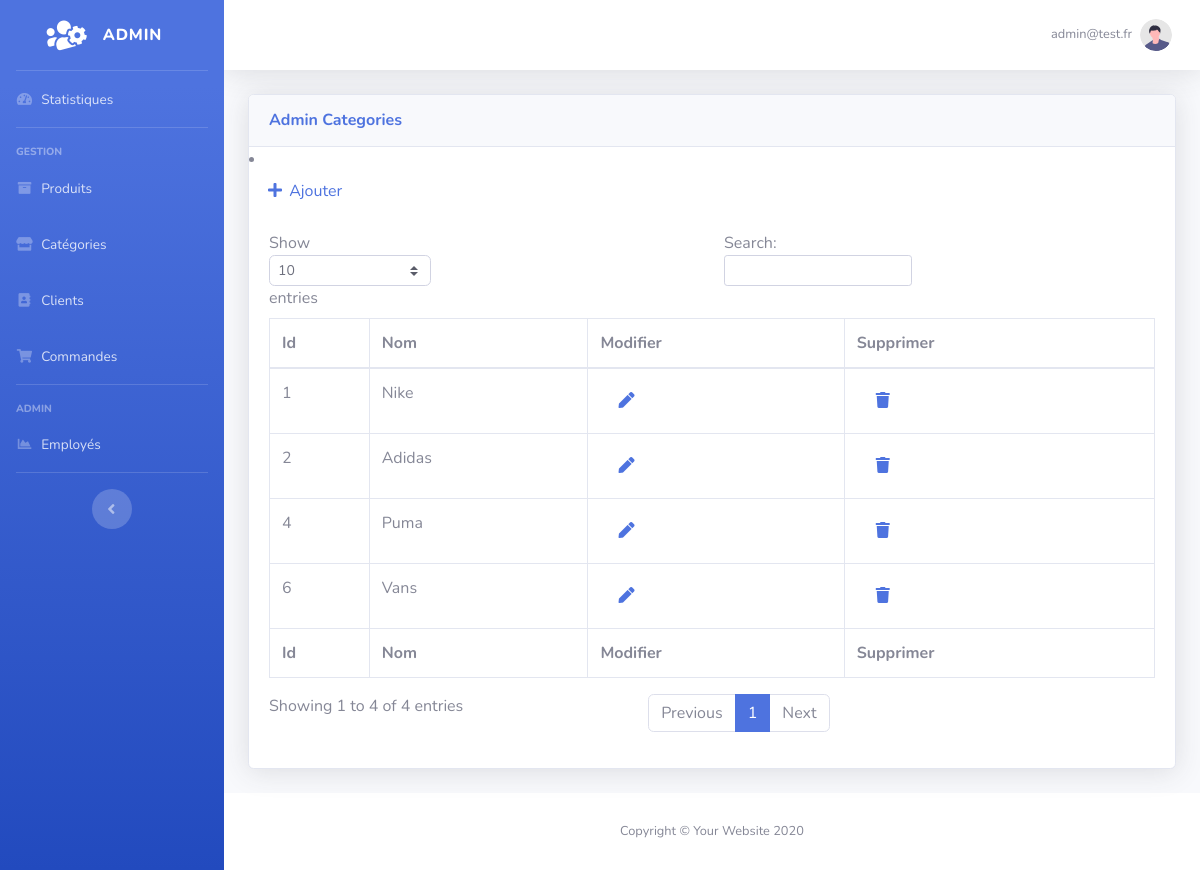
The page /admin/commandes.php (signed in) on the database its author committed.
### tables this page shows
CREATE TABLE `categories` (
  `cat_id` int(255) NOT NULL,
  `cat_nom` varchar(2000) NOT NULL
);

### class/Database.php (called while the page is built, shortened)
<?php
class Database
{
    public static function doRequest($conn, $req)
    {
        $result = mysqli_query($conn, $req);
        return $result;
    }
}
?>

### class/Admin.php (called while the page is built, shortened)
<?php
require_once('Database.php');
class Admin{
    public static function getAdminWhithSession($session){
        $conn = Database::Connexion();
        $Verif =  Database::doRequest($conn,'SELECT * FROM admin WHERE adm_sess=\''.$session.'\'');
        if (mysqli_num_rows($Verif) > 0) {
            while($row = mysqli_fetch_assoc($Verif)) {
               return $row;
            }
        } else {
            return false;
        }
    }
}

### class/Categories.php (called while the page is built, shortened)
<?php
require_once('Database.php');
class Categories {
    public static function getAllCategories() {
        $conn = Database::Connexion();
        $allProduct =  Database::doRequest($conn,'SELECT * FROM categories');
        $Products = array();
        if (mysqli_num_rows($allProduct) > 0) {
            while($row = mysqli_fetch_assoc($allProduct)) {
                array_push($Products,$row);
            }
        } else {
            return false;
        }
        return $Products;
    }
}

### admin/commandes.php (the view, shortened to what this page needs)
<?php
require_once('../class/Admin.php');
require_once('../class/Categories.php');
require_once('../class/Produits.php');
if(isset($_SESSION["admin"])){
    $result = Admin::getAdminWhithSession($_SESSION["admin"]);
        ?>
        <?php
}
else{
    ?>
    <script>
        document.location.href="login.php";
    </script>
    <?php
}
?>
<!DOCTYPE html>
<html>
<head>
    <link href="vendor/fontawesome-free/css/all.min.css" rel="stylesheet" type="text/css">
    <link href="css/sb-admin-2.min.css" rel="stylesheet">
</head>
<body id="page-top">
<div id="wrapper">
    <ul class="navbar-nav bg-gradient-primary sidebar sidebar-dark accordion" id="accordionSidebar">
        <a class="sidebar-brand d-flex align-items-center justify-content-center" href="index.html">
            <div class="sidebar-brand-icon rotate-n-15">
                <i class="fas fa-users-cog"></i>
            </div>
            <div class="sidebar-brand-text mx-3">Admin</sup></div>
        </a>
        <hr class="sidebar-divider my-0">
        <li class="nav-item ">
            <a class="nav-link" href="index.php">
                <i class="fas fa-fw fa-tachometer-alt"></i>
                <span>Statistiques</span></a>
        </li>
        <hr class="sidebar-divider">
        <div class="sidebar-heading">
            Gestion
        </div>
        <li class="nav-item ">
            <a class="nav-link" href="product.php">
                <i class="fas fa-fw fa-archive"></i>
                <span>Produits</span></a>
        </li>
        <li class="nav-item">
            <a class="nav-link active" href="categorie.php">
                <i class="fas fa-fw fa-store"></i>
                <span>Catégories</span></a>
        </li>
        <li class="nav-item">
            <a class="nav-link" href="clients.php">
                <i class="fas fa-fw fa-address-book"></i>
                <span>Clients</span></a>
        </li> <li class="nav-item">
            <a class="nav-link active" href="commandes.php">
                <i class="fas fa-fw fa-shopping-cart"></i>
                <span>Commandes</span></a>
        </li>
        <hr class="sidebar-divider">
        <div class="sidebar-heading">
            Admin
        </div>
        <li class="nav-item">
            <a class="nav-link" href="charts.html">
                <i class="fas fa-fw fa-chart-area"></i>
                <span>Employés</span></a>
        </li>
        <hr class="sidebar-divider d-none d-md-block">
        <div class="text-center d-none d-md-inline">
            <button class="rounded-circle border-0" id="sidebarToggle"></button>
        </div>
    </ul>
    <div id="content-wrapper" class="d-flex flex-column">
        <div id="content">
            <nav class="navbar navbar-expand navbar-light bg-white topbar mb-4 static-top shadow">
                <ul class="navbar-nav ml-auto">
                    <li class="nav-item dropdown no-arrow mx-1">
                    <li class="nav-item dropdown no-arrow">
                        <a class="nav-link dropdown-toggle" href="#" id="userDropdown" role="button"
                           data-toggle="dropdown" aria-haspopup="true" aria-expanded="false">
                            <span class="mr-2 d-none d-lg-inline text-gray-600 small"><?php echo $result['adm_email']?></span>
                            <img class="img-profile rounded-circle"
                                 src="img/undraw_profile.svg">
                        </a>
                    </li>
                </ul>
            </nav>
            <div class="container-fluid">
                <div class="card shadow mb-4">
                    <div class="card-header py-3">
                        <h6 class="m-0 font-weight-bold text-primary">Admin Categories</h6>
                    </div>
                    <li class="nav-item">
                        <a class="nav-link" href="addcategories.php">
                            <i class="fas fa-fw fa-plus"></i>
                            <span>Ajouter</span></a>
                    </li>
                    <div class="card-body">
                        <div class="table-responsive">
                            <table class="table table-bordered" id="dataTable" width="100%" cellspacing="0">
                                <thead>
                                <tr>
                                    <th>Id</th>
                                    <th>Nom</th>
                                    <th>Modifier</th>
                                    <th>Supprimer</th>
                                </tr>
                                </thead>
                                <tfoot>
                                <tr>
                                    <th>Id</th>
                                    <th>Nom</th>
                                    <th>Modifier</th>
                                    <th>Supprimer</th>
                                </tr>
                                </tfoot>
                                <tbody>
                                <?php
                                $cats = Categories::getAllCategories();
                                foreach($cats as $cat){
                                    echo ' <tr>';
                                    echo '     <td>'.$cat['cat_id'].'</td>';
                                    echo '     <td>'.$cat['cat_nom'].'</td>';
                                    echo '     <td> <a class="nav-link" href="modifiercategorie.php?idcat='.$cat['cat_id'].'"><i class="fas fa-fw fa-pen"></i></a></td>';
                                    echo '     <td> <a class="nav-link" href="deletecategorie.php?idcat='.$cat['cat_id'].'"><i class="fas fa-fw fa-trash"></i></a></td>';
                                    echo ' </tr>';
                                }
                                ?>
                                </tbody>
                            </table>
                        </div>
                    </div>
                </div>
            </div>
        </div>
        <footer class="sticky-footer bg-white">
            <div class="container my-auto">
                <div class="copyright text-center my-auto">
                    <span>Copyright &copy; Your Website 2020</span>
                </div>
            </div>
        </footer>
    </div>
</div>
</body>
</html>

### rows shown on the page
categories: cat_id "1", cat_nom "Nike"
categories: cat_id "2", cat_nom "Adidas"
categories: cat_id "4", cat_nom "Puma"
categories: cat_id "6", cat_nom "Vans"

### other values the page prints
$result['adm_email'] "admin@test.fr"
